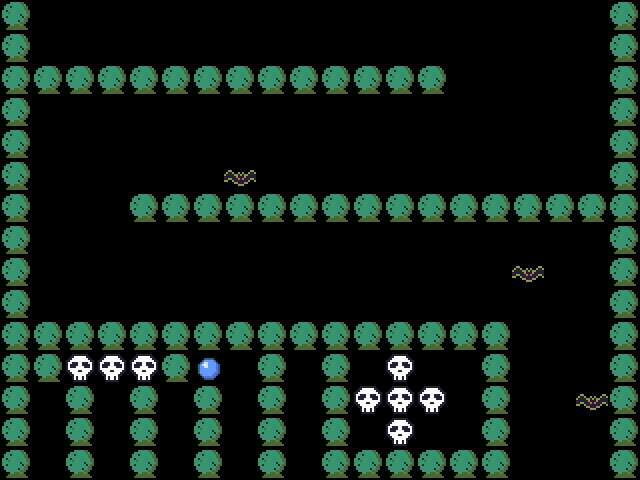

A level layout from a 2D game, rendered from its tile map. Below: a short description, then the map file with its tile-grid data intact:
An orthogonal 20x15 tile map with 32x32 px tiles, 1 tile layer (object).

<map version="1.0" orientation="orthogonal" renderorder="right-down" width="20" height="15" tilewidth="32" tileheight="32" nextobjectid="1">
 <tileset firstgid="1" name="tileset" tilewidth="32" tileheight="32" tilecount="64" columns="8">
  <image source="tileset.png" width="256" height="256" />
 </tileset>
 <layer name="object" width="20" height="15">
  <data encoding="csv">
3,0,0,0,0,0,0,0,0,0,0,0,0,0,0,0,0,0,0,3,
3,0,0,0,0,0,0,0,0,0,0,0,0,0,0,0,0,0,0,3,
3,3,3,3,3,3,3,3,3,3,3,3,3,3,0,0,0,0,0,3,
3,0,0,0,0,0,0,0,0,0,0,0,0,0,0,0,0,0,0,3,
3,0,0,0,0,0,0,0,0,0,0,0,0,0,0,0,0,0,0,3,
3,0,0,0,0,0,0,18,0,0,0,0,0,0,0,0,0,0,0,3,
3,0,0,0,3,3,3,3,3,3,3,3,3,3,3,3,3,3,3,3,
3,0,0,0,0,0,0,0,0,0,0,0,0,0,0,0,0,0,0,3,
3,0,0,0,0,0,0,0,0,0,0,0,0,0,0,0,18,0,0,3,
3,0,0,0,0,0,0,0,0,0,0,0,0,0,0,0,0,0,0,3,
3,3,3,3,3,3,3,3,3,3,3,3,3,3,3,3,0,0,0,3,
3,3,20,20,20,3,10,0,3,0,3,0,20,0,0,3,0,0,0,3,
3,0,3,0,3,0,3,0,3,0,3,20,20,20,0,3,0,0,18,3,
3,0,3,0,3,0,3,0,3,0,3,0,20,0,0,3,0,0,0,3,
3,0,3,0,3,0,3,0,3,0,3,3,3,3,3,3,0,0,0,3
</data>
 </layer>
</map>
